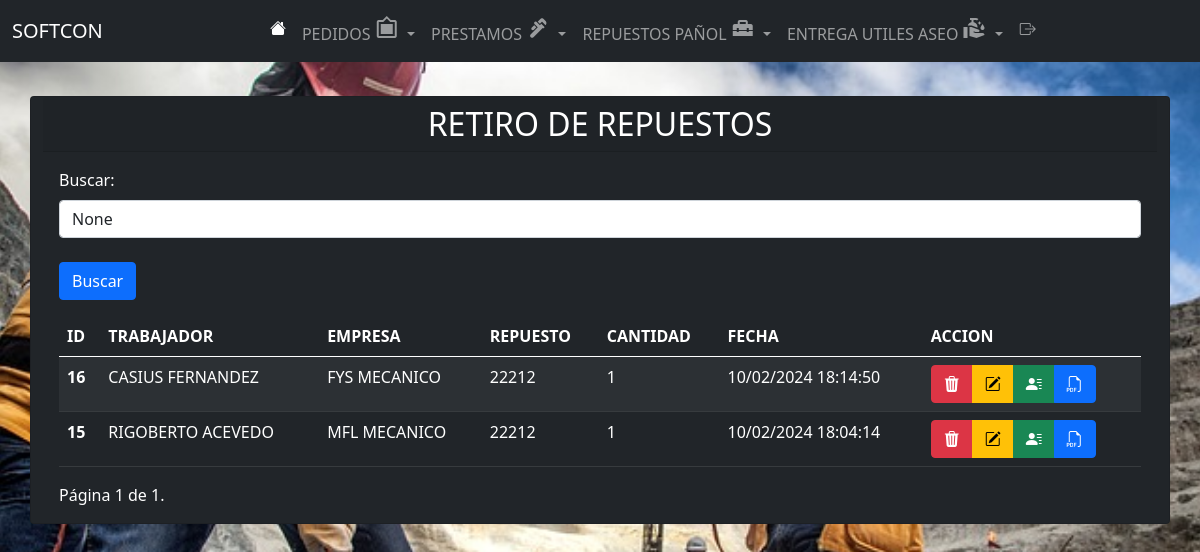
Before: /lista_RetiroRepuesto/ (signed in) with the older database file.
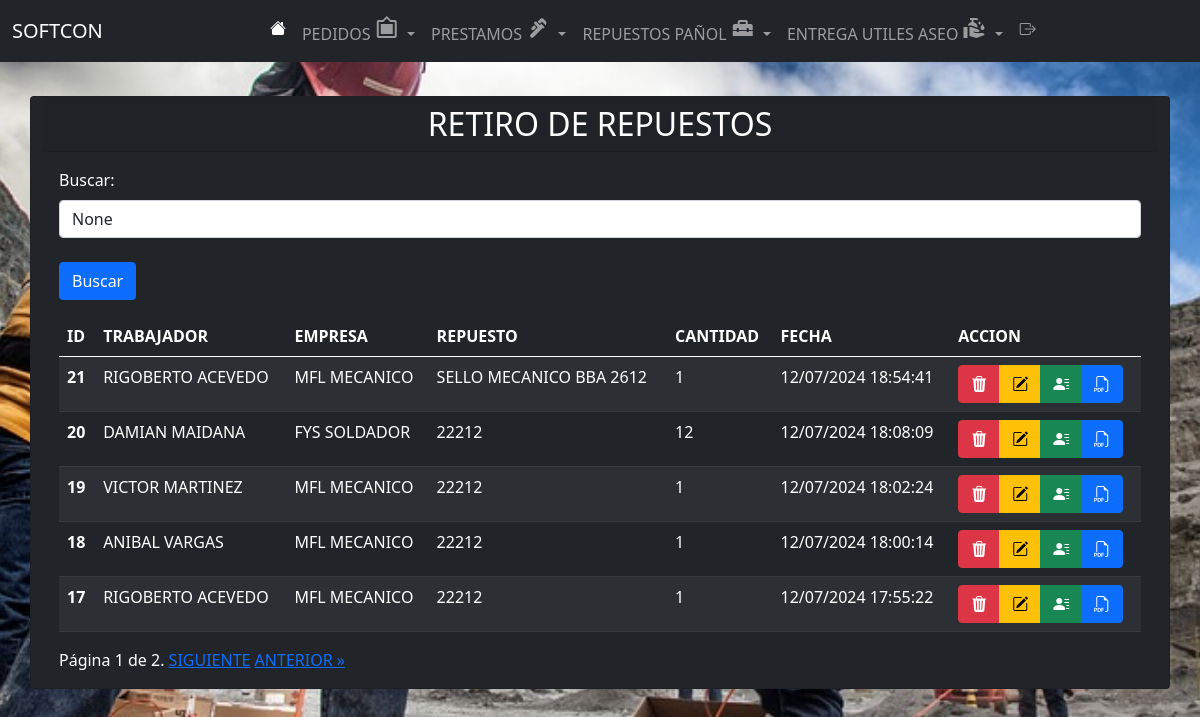
After: the same page with the newer database file.
### app/models.py (models this page shows, shortened)
class RetiroRepuesto(models.Model):
    trabajador = models.ForeignKey(Obrero, related_name="retirorepuesto", on_delete=models.CASCADE, verbose_name="Obrero")
    empresa = models.ForeignKey(Empresa, related_name="retirorepuesto", on_delete=models.CASCADE, verbose_name="empresa")
    repuesto = models.ForeignKey(Repuesto, related_name="retirorepuesto", on_delete=models.CASCADE, verbose_name="REPUESTO")
    cantidad = models.PositiveIntegerField()
    fecha_retiro = models.DateTimeField(auto_now_add=True)

class Obrero(models.Model):
    nombre = models.CharField(max_length=100)
    def __str__(self):
        return self.nombre

class Empresa(models.Model):
    nombre = models.CharField(max_length=100)
    def __str__(self):
        return self.nombre

class Repuesto(models.Model):
    nombre = models.CharField(max_length=100)
    cantidad = models.IntegerField(default=0)
    def __str__(self):
        return self.nombre

### app/views.py (the view, shortened to what this page needs)
# urls.py: path('lista_RetiroRepuesto/', lista_RetiroRepuesto, name='lista_RetiroRepuesto'),
@login_required
def lista_RetiroRepuesto(request):
    search_term = request.GET.get('buscar')
    retirorepuestos_list = RetiroRepuesto.objects.all()
    retirorepuestos_list = retirorepuestos_list.order_by('-fecha_retiro')
    paginator = Paginator(retirorepuestos_list, 5)
    page_number = request.GET.get('page')
    page_obj = paginator.get_page(page_number)
    context = {
        'retirorepuestos': page_obj,
        'search_term': search_term,
    }
    return render(request, 'app/lista_RetiroRepuesto.html', context)

### app/templates/app/lista_RetiroRepuesto.html (shortened to what this page needs)
{% extends 'app/base.html' %}
{% block content %}
<link rel="stylesheet" type="text/css" href="https://cdn.datatables.net/1.11.5/css/jquery.dataTables.css">
<br><br><br><br>
<div class="container">
  <div class="row justify-content-center">
    <div class="card bg-dark text-white">
      <h2 class="card-header text-center">RETIRO DE REPUESTOS</h2>
      <div class="card-body">
        <div class="mb-3">
          <form method="GET" action="{% url 'lista_RetiroRepuesto' %}">
            <label for="buscar" class="form-label">Buscar:</label>
            <input type="text" class="form-control" id="buscar" name="buscar" placeholder="Escribe para buscar..."
              value="{{ search_term }}">
            <br>
            <button type="submit" class="btn btn-primary">Buscar</button>
          </form>
        </div>
        <div class="table-responsive">
          <table class="table mx-auto table-dark table-striped" id="example">
            <thead>
              <tr>
                <th scope="col">ID</th>
                <th scope="col">TRABAJADOR</th>
                <th scope="col">EMPRESA</th>
                <th scope="col">REPUESTO</th>
                <th scope="col">CANTIDAD</th>
                <th scope="col">FECHA</th>
                <th scope="col">ACCION</th>
              </tr>
            </thead>
            <tbody>
              {% for retirorepuesto in retirorepuestos %}
              <tr>
                <th scope="row">{{ retirorepuesto.id }}</th>
                <td>{{ retirorepuesto.trabajador }}</td>
                <td>{{ retirorepuesto.empresa }}</td>
                <td>{{ retirorepuesto.repuesto }}</td>
                <td>{{ retirorepuesto.cantidad }}</td>
                <td>
                  {% if retirorepuesto.fecha_retiro %}
                  {{ retirorepuesto.fecha_retiro|date:"d/m/Y H:i:s" }}
                  {% else %}
                  Sin fecha de retiro
                  {% endif %}
                </td>
                <td>
                  <div class="btn-group" role="group">
                    <a href="{% url 'eliminar_RetiroRepuesto' retirorepuesto.id %}" class="btn btn-danger"><i class="bi bi-trash3-fill"></i></a>
                    <a href="{% url 'editar_RetiroRepuesto' retirorepuesto.id %}" class="btn btn-warning"><i class="bi bi-pencil-square"></i></a>
                    {% if retirorepuesto.trabajador_id %}
                    <a href="{% url 'lista_RetiroRepuesto_obrero' retirorepuesto.trabajador.id %}"class="btn btn-success"><i class="bi bi-person-lines-fill"></i></a>
                    <a href="{% url 'generar_pdf_retiros_general' %}?buscar={{ search_term|urlencode }}" class="btn btn-primary"><i class="bi bi-filetype-pdf"></i></a>
                    {% else %}
                    <span class="btn btn-warning disabled"><i class="bi bi-person-lines-fill"></i>s</span>
                    {% endif %}
                  </div>
                </td>
              </tr>
              {% endfor %}
            </tbody>
          </table>
        </div>
        <div class="pagination">
          <span class="step-links">
            <span class="current">
              Página {{ retirorepuestos.number }} de {{ retirorepuestos.paginator.num_pages }}.
            </span>
            {% if retirorepuestos.has_next %}
            <a
              href="?page={{ retirorepuestos.next_page_number }}{% if search_term %}&buscar={{ search_term }}{% endif %}">SIGUIENTE</a>
            <a
              href="?page={{ retirorepuestos.paginator.num_pages }}{% if search_term %}&buscar={{ search_term }}{% endif %}">ANTERIOR
              &raquo;</a>
            {% endif %}
          </span>
        </div>
      </div>
    </div>
  </div>
</div>
{% endblock %}

Changed rows visible on the page:
no longer on this page (row unchanged): RetiroRepuesto: id "16", trabajador "CASIUS FERNANDEZ", empresa "FYS MECANICO", repuesto "22212", cantidad "1", fecha_retiro "10/02/2024 18:14:50"
no longer on this page (row unchanged): RetiroRepuesto: id "15", trabajador "RIGOBERTO ACEVEDO", empresa "MFL MECANICO", repuesto "22212", cantidad "1", fecha_retiro "10/02/2024 18:04:14"
added RetiroRepuesto: id "21", trabajador "RIGOBERTO ACEVEDO", empresa "MFL MECANICO", repuesto "SELLO MECANICO BBA 2612", cantidad "1", fecha_retiro "12/07/2024 18:54:41"
added RetiroRepuesto: id "20", trabajador "DAMIAN MAIDANA", empresa "FYS SOLDADOR", repuesto "22212", cantidad "12", fecha_retiro "12/07/2024 18:08:09"
added RetiroRepuesto: id "19", trabajador "VICTOR MARTINEZ", empresa "MFL MECANICO", repuesto "22212", cantidad "1", fecha_retiro "12/07/2024 18:02:24"
added RetiroRepuesto: id "18", trabajador "ANIBAL VARGAS", empresa "MFL MECANICO", repuesto "22212", cantidad "1", fecha_retiro "12/07/2024 18:00:14"
added RetiroRepuesto: id "17", trabajador "RIGOBERTO ACEVEDO", empresa "MFL MECANICO", repuesto "22212", cantidad "1", fecha_retiro "12/07/2024 17:55:22"
Other visible differences:
{{ retirorepuestos.paginator.num_pages }}: "1" → "2"
text now shown: "SIGUIENTE ANTERIOR »"
